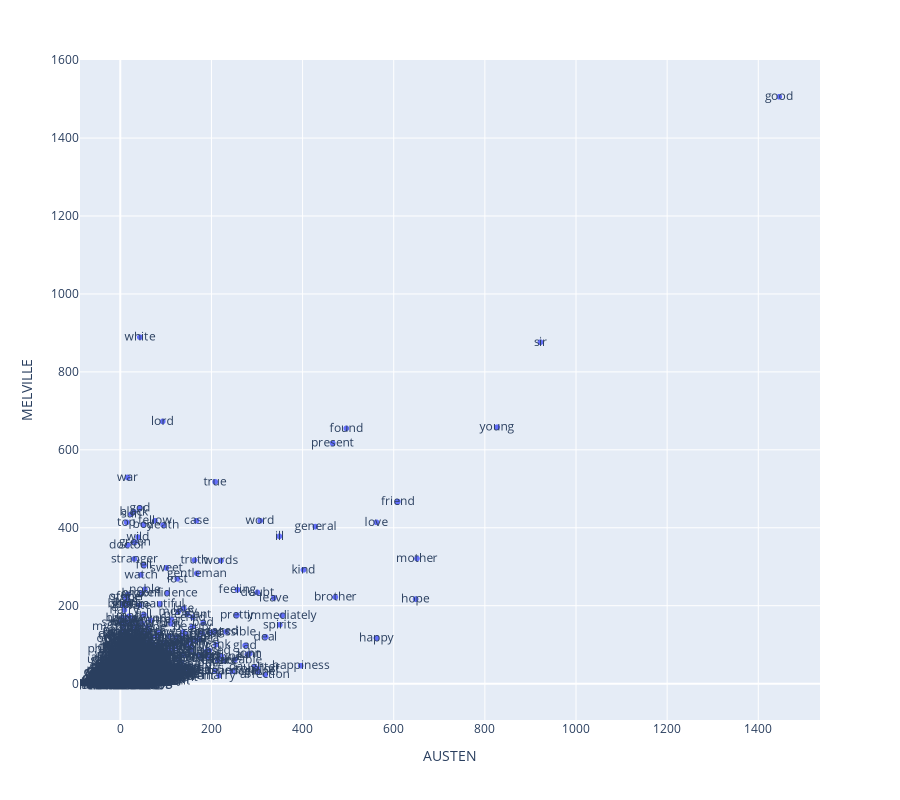

This figure's notebook cell:
### Markdown cell above
# Compare Terms

### Code cell
px.scatter(FREQ.reset_index(), 
           'AUSTEN', 'MELVILLE', 
           hover_name='term_str',
           text='term_str',
           height=800, width=900)

### Figure 1 — Plotly figure (JSON) as saved in the notebook; plotly's stock layout.template omitted (floating-point values rounded to 4 significant figures; data arrays with more than 128 entries replaced by an {"elided": "..."} marker saying what was removed)
{"data": [{"hovertemplate": "<b>%{hovertext}</b><br><br>AUSTEN=%{x}<br>MELVILLE=%{y}<br>term_str=%{text}<extra></extra>", "hovertext": {"elided": "1790 str values"}, "legendgroup": "", "marker": {"color": "#636efa", "symbol": "circle"}, "mode": "markers+text", "name": "", "showlegend": false, "text": {"elided": "1790 str values"}, "type": "scattergl", "x": {"elided": "1790 int values"}, "xaxis": "x", "y": {"elided": "1790 int values"}, "yaxis": "y"}], "layout": {"height": 800, "legend": {"tracegroupgap": 0}, "margin": {"t": 60}, "width": 900, "xaxis": {"anchor": "y", "domain": [0, 1], "title": {"text": "AUSTEN"}}, "yaxis": {"anchor": "x", "domain": [0, 1], "title": {"text": "MELVILLE"}}}}
